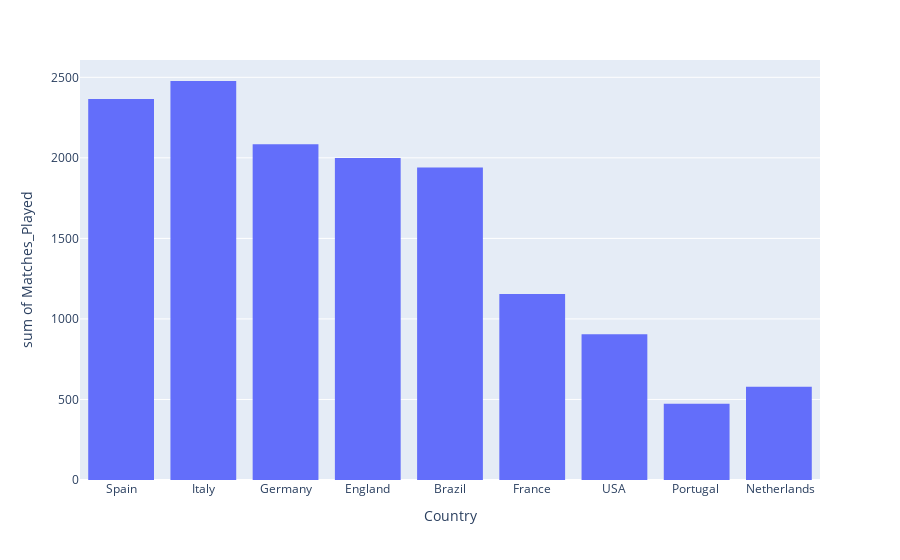

Notebook code cell kept with this figure:
### Code cell
# The graph shows the number of matches played over the years in each country
fig = px.histogram(df, x="Country", y="Matches_Played")
fig.show()

### Figure 1 — Plotly figure (JSON) as saved in the notebook; plotly's stock layout.template omitted (floating-point values rounded to 4 significant figures; data arrays with more than 128 entries replaced by an {"elided": "..."} marker saying what was removed)
{"data": [{"alignmentgroup": "True", "bingroup": "x", "histfunc": "sum", "hovertemplate": "Country=%{x}<br>sum of Matches_Played=%{y}<extra></extra>", "legendgroup": "", "marker": {"color": "#636efa", "pattern": {"shape": ""}}, "name": "", "offsetgroup": "", "orientation": "v", "showlegend": false, "type": "histogram", "x": {"elided": "626 str values"}, "xaxis": "x", "y": {"elided": "626 int values"}, "yaxis": "y"}], "layout": {"barmode": "relative", "legend": {"tracegroupgap": 0}, "margin": {"t": 60}, "xaxis": {"anchor": "y", "domain": [0, 1], "title": {"text": "Country"}}, "yaxis": {"anchor": "x", "domain": [0, 1], "title": {"text": "sum of Matches_Played"}}}}
